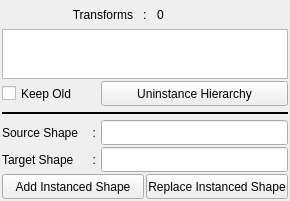
<?xml version="1.0" encoding="UTF-8"?>
<ui version="4.0">
	<class>WindowMain</class>
	<widget class="QMainWindow" name="WindowMain">
		<property name="geometry">
			<rect>
				<x>0</x>
				<y>0</y>
				<width>290</width>
				<height>201</height>
			</rect>
		</property>
		<property name="windowTitle">
			<string>Uninstance</string>
		</property>
		<property name="windowIcon">
			<iconset>
				<normaloff>../prefs/icons/ToolSeq.svg</normaloff>../prefs/icons/ToolSeq.svg
			</iconset>
		</property>
		<widget class="QWidget" name="Widget_00">
			<layout class="QVBoxLayout" name="verticalLayout">
				<property name="spacing">
					<number>2</number>
				</property>
				<property name="leftMargin">
					<number>2</number>
				</property>
				<property name="topMargin">
					<number>2</number>
				</property>
				<property name="rightMargin">
					<number>2</number>
				</property>
				<property name="bottomMargin">
					<number>2</number>
				</property>
				<item>
					<widget class="QWidget" name="Widget_01" native="true">
						<layout class="QHBoxLayout" name="horizontalLayout_5">
							<property name="spacing">
								<number>10</number>
							</property>
							<property name="leftMargin">
								<number>0</number>
							</property>
							<property name="topMargin">
								<number>0</number>
							</property>
							<property name="rightMargin">
								<number>0</number>
							</property>
							<property name="bottomMargin">
								<number>0</number>
							</property>
							<item>
								<widget class="QLabel" name="label_6">
									<property name="sizePolicy">
										<sizepolicy hsizetype="Ignored" vsizetype="Ignored">
											<horstretch>0</horstretch>
											<verstretch>0</verstretch>
										</sizepolicy>
									</property>
									<property name="minimumSize">
										<size>
											<width>0</width>
											<height>25</height>
										</size>
									</property>
									<property name="text">
										<string>Transforms</string>
									</property>
									<property name="alignment">
										<set>Qt::AlignRight|Qt::AlignTrailing|Qt::AlignVCenter</set>
									</property>
								</widget>
							</item>
							<item>
								<widget class="QLabel" name="label_5">
									<property name="sizePolicy">
										<sizepolicy hsizetype="Fixed" vsizetype="Ignored">
											<horstretch>0</horstretch>
											<verstretch>0</verstretch>
										</sizepolicy>
									</property>
									<property name="minimumSize">
										<size>
											<width>0</width>
											<height>25</height>
										</size>
									</property>
									<property name="text">
										<string>:</string>
									</property>
								</widget>
							</item>
							<item>
								<widget class="QLabel" name="Label_TransformsCount">
									<property name="sizePolicy">
										<sizepolicy hsizetype="Ignored" vsizetype="Ignored">
											<horstretch>0</horstretch>
											<verstretch>0</verstretch>
										</sizepolicy>
									</property>
									<property name="minimumSize">
										<size>
											<width>0</width>
											<height>25</height>
										</size>
									</property>
									<property name="text">
										<string>0</string>
									</property>
								</widget>
							</item>
						</layout>
					</widget>
				</item>
				<item>
					<widget class="QWidget" name="Widget_02" native="true">
						<layout class="QHBoxLayout" name="horizontalLayout_6">
							<property name="spacing">
								<number>2</number>
							</property>
							<property name="leftMargin">
								<number>0</number>
							</property>
							<property name="topMargin">
								<number>0</number>
							</property>
							<property name="rightMargin">
								<number>0</number>
							</property>
							<property name="bottomMargin">
								<number>0</number>
							</property>
							<item>
								<widget class="QPlainTextEdit" name="Text_Transforms">
									<property name="sizePolicy">
										<sizepolicy hsizetype="Ignored" vsizetype="Expanding">
											<horstretch>0</horstretch>
											<verstretch>0</verstretch>
										</sizepolicy>
									</property>
									<property name="minimumSize">
										<size>
											<width>0</width>
											<height>25</height>
										</size>
									</property>
									<property name="lineWrapMode">
										<enum>QPlainTextEdit::NoWrap</enum>
									</property>
								</widget>
							</item>
						</layout>
					</widget>
				</item>
				<item>
					<widget class="QWidget" name="Widget_03" native="true">
						<layout class="QHBoxLayout" name="horizontalLayout_4" stretch="1,2">
							<property name="spacing">
								<number>5</number>
							</property>
							<property name="leftMargin">
								<number>0</number>
							</property>
							<property name="topMargin">
								<number>0</number>
							</property>
							<property name="rightMargin">
								<number>0</number>
							</property>
							<property name="bottomMargin">
								<number>0</number>
							</property>
							<item>
								<widget class="QCheckBox" name="Check_KeepOld">
									<property name="sizePolicy">
										<sizepolicy hsizetype="Ignored" vsizetype="Ignored">
											<horstretch>0</horstretch>
											<verstretch>0</verstretch>
										</sizepolicy>
									</property>
									<property name="minimumSize">
										<size>
											<width>0</width>
											<height>25</height>
										</size>
									</property>
									<property name="text">
										<string>Keep Old</string>
									</property>
								</widget>
							</item>
							<item>
								<widget class="QPushButton" name="Button_UninstanceHierarchy">
									<property name="sizePolicy">
										<sizepolicy hsizetype="Ignored" vsizetype="Ignored">
											<horstretch>0</horstretch>
											<verstretch>0</verstretch>
										</sizepolicy>
									</property>
									<property name="minimumSize">
										<size>
											<width>0</width>
											<height>25</height>
										</size>
									</property>
									<property name="text">
										<string>Uninstance Hierarchy</string>
									</property>
								</widget>
							</item>
						</layout>
					</widget>
				</item>
				<item>
					<widget class="Line" name="Widget_04">
						<property name="sizePolicy">
							<sizepolicy hsizetype="Ignored" vsizetype="Fixed">
								<horstretch>0</horstretch>
								<verstretch>0</verstretch>
							</sizepolicy>
						</property>
						<property name="minimumSize">
							<size>
								<width>0</width>
								<height>10</height>
							</size>
						</property>
						<property name="frameShadow">
							<enum>QFrame::Plain</enum>
						</property>
						<property name="lineWidth">
							<number>2</number>
						</property>
						<property name="orientation">
							<enum>Qt::Horizontal</enum>
						</property>
					</widget>
				</item>
				<item>
					<widget class="QWidget" name="Widget_05" native="true">
						<layout class="QHBoxLayout" name="horizontalLayout_8" stretch="1,2">
							<property name="spacing">
								<number>5</number>
							</property>
							<property name="leftMargin">
								<number>0</number>
							</property>
							<property name="topMargin">
								<number>0</number>
							</property>
							<property name="rightMargin">
								<number>0</number>
							</property>
							<property name="bottomMargin">
								<number>0</number>
							</property>
							<item>
								<widget class="QWidget" name="Widget_SourceShape" native="true">
									<property name="sizePolicy">
										<sizepolicy hsizetype="Ignored" vsizetype="Preferred">
											<horstretch>0</horstretch>
											<verstretch>0</verstretch>
										</sizepolicy>
									</property>
									<layout class="QHBoxLayout" name="horizontalLayout_2">
										<property name="spacing">
											<number>5</number>
										</property>
										<property name="leftMargin">
											<number>0</number>
										</property>
										<property name="topMargin">
											<number>0</number>
										</property>
										<property name="rightMargin">
											<number>0</number>
										</property>
										<property name="bottomMargin">
											<number>0</number>
										</property>
										<item>
											<widget class="QLabel" name="Label_SourceShape">
												<property name="sizePolicy">
													<sizepolicy hsizetype="Ignored" vsizetype="Ignored">
														<horstretch>0</horstretch>
														<verstretch>0</verstretch>
													</sizepolicy>
												</property>
												<property name="minimumSize">
													<size>
														<width>0</width>
														<height>25</height>
													</size>
												</property>
												<property name="text">
													<string>Source Shape</string>
												</property>
											</widget>
										</item>
										<item>
											<widget class="QLabel" name="label_7">
												<property name="sizePolicy">
													<sizepolicy hsizetype="Fixed" vsizetype="Ignored">
														<horstretch>0</horstretch>
														<verstretch>0</verstretch>
													</sizepolicy>
												</property>
												<property name="minimumSize">
													<size>
														<width>0</width>
														<height>25</height>
													</size>
												</property>
												<property name="text">
													<string>:</string>
												</property>
												<property name="alignment">
													<set>Qt::AlignRight|Qt::AlignTrailing|Qt::AlignVCenter</set>
												</property>
											</widget>
										</item>
									</layout>
								</widget>
							</item>
							<item>
								<widget class="QLineEdit" name="Line_SourceShape">
									<property name="sizePolicy">
										<sizepolicy hsizetype="Ignored" vsizetype="Ignored">
											<horstretch>0</horstretch>
											<verstretch>0</verstretch>
										</sizepolicy>
									</property>
									<property name="minimumSize">
										<size>
											<width>0</width>
											<height>25</height>
										</size>
									</property>
									<property name="alignment">
										<set>Qt::AlignCenter</set>
									</property>
								</widget>
							</item>
						</layout>
					</widget>
				</item>
				<item>
					<widget class="QWidget" name="Widget_06" native="true">
						<layout class="QHBoxLayout" name="horizontalLayout_9" stretch="1,2">
							<property name="spacing">
								<number>5</number>
							</property>
							<property name="leftMargin">
								<number>0</number>
							</property>
							<property name="topMargin">
								<number>0</number>
							</property>
							<property name="rightMargin">
								<number>0</number>
							</property>
							<property name="bottomMargin">
								<number>0</number>
							</property>
							<item>
								<widget class="QWidget" name="Widget_TargetShape" native="true">
									<property name="sizePolicy">
										<sizepolicy hsizetype="Ignored" vsizetype="Preferred">
											<horstretch>0</horstretch>
											<verstretch>0</verstretch>
										</sizepolicy>
									</property>
									<layout class="QHBoxLayout" name="horizontalLayout_3">
										<property name="spacing">
											<number>5</number>
										</property>
										<property name="leftMargin">
											<number>0</number>
										</property>
										<property name="topMargin">
											<number>0</number>
										</property>
										<property name="rightMargin">
											<number>0</number>
										</property>
										<property name="bottomMargin">
											<number>0</number>
										</property>
										<item>
											<widget class="QLabel" name="Label_TargetShape">
												<property name="sizePolicy">
													<sizepolicy hsizetype="Ignored" vsizetype="Ignored">
														<horstretch>0</horstretch>
														<verstretch>0</verstretch>
													</sizepolicy>
												</property>
												<property name="minimumSize">
													<size>
														<width>0</width>
														<height>25</height>
													</size>
												</property>
												<property name="text">
													<string>Target Shape</string>
												</property>
											</widget>
										</item>
										<item>
											<widget class="QLabel" name="label_8">
												<property name="sizePolicy">
													<sizepolicy hsizetype="Fixed" vsizetype="Ignored">
														<horstretch>0</horstretch>
														<verstretch>0</verstretch>
													</sizepolicy>
												</property>
												<property name="minimumSize">
													<size>
														<width>0</width>
														<height>25</height>
													</size>
												</property>
												<property name="text">
													<string>:</string>
												</property>
												<property name="alignment">
													<set>Qt::AlignRight|Qt::AlignTrailing|Qt::AlignVCenter</set>
												</property>
											</widget>
										</item>
									</layout>
								</widget>
							</item>
							<item>
								<widget class="QLineEdit" name="Line_TargetShape">
									<property name="sizePolicy">
										<sizepolicy hsizetype="Ignored" vsizetype="Ignored">
											<horstretch>0</horstretch>
											<verstretch>0</verstretch>
										</sizepolicy>
									</property>
									<property name="minimumSize">
										<size>
											<width>0</width>
											<height>25</height>
										</size>
									</property>
									<property name="alignment">
										<set>Qt::AlignCenter</set>
									</property>
								</widget>
							</item>
						</layout>
					</widget>
				</item>
				<item>
					<widget class="QWidget" name="Widget_07" native="true">
						<layout class="QHBoxLayout" name="horizontalLayout">
							<property name="spacing">
								<number>2</number>
							</property>
							<property name="leftMargin">
								<number>0</number>
							</property>
							<property name="topMargin">
								<number>0</number>
							</property>
							<property name="rightMargin">
								<number>0</number>
							</property>
							<property name="bottomMargin">
								<number>0</number>
							</property>
							<item>
								<widget class="QPushButton" name="Button_AddInstancedShape">
									<property name="sizePolicy">
										<sizepolicy hsizetype="Ignored" vsizetype="Ignored">
											<horstretch>0</horstretch>
											<verstretch>0</verstretch>
										</sizepolicy>
									</property>
									<property name="minimumSize">
										<size>
											<width>0</width>
											<height>25</height>
										</size>
									</property>
									<property name="text">
										<string>Add Instanced Shape</string>
									</property>
								</widget>
							</item>
							<item>
								<widget class="QPushButton" name="Button_ReplaceInstancedShape">
									<property name="sizePolicy">
										<sizepolicy hsizetype="Ignored" vsizetype="Ignored">
											<horstretch>0</horstretch>
											<verstretch>0</verstretch>
										</sizepolicy>
									</property>
									<property name="minimumSize">
										<size>
											<width>0</width>
											<height>25</height>
										</size>
									</property>
									<property name="text">
										<string>Replace Instanced Shape</string>
									</property>
								</widget>
							</item>
						</layout>
					</widget>
				</item>
			</layout>
		</widget>
	</widget>
	<resources/>
	<connections/>
</ui>
